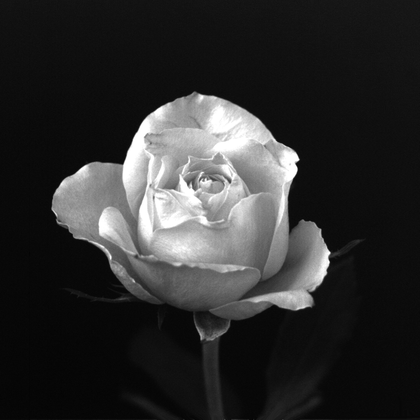
%> input picture Assignment 2/2.9/rose1024.tif, 420 x 420 px, shrunk from 1024 x 1024 before the run
$ octave Q2_9B.m   (GNU Octave 9; MATLAB toolbox functions it lacks are replaced by stand-ins)
%> lines starting %> are read from the running program, lines starting %| are printed output that depends on the picture
%> further down, f is the input picture: size 420x420 uint8; min 4, max 255, mean 46.8
### Assignment 2/2.9/imageHist4e.m
function h=imageHist4e(f,mode)
%> called with mode = 'n'
[r,c]=size(f);
%> r = 420; c = 420
n=zeros(256);
h=zeros(256); %initializing the histogram array

%unnormalized histogram
if mode =='u'
    for i=1:r
        for j=1:c
            k=f(i,j)+1; %Incrementing pixel value by 1 to get the range of pixel from 1 to 256 instead of 0 to 255
            h(k)=h(k)+1; %Incrementing the count of the pixels in f with intensity k
        end
    end
end

%normalized histogram
if mode=='n'
    for i=1:r
        for j=1:c
            k=f(i,j)+1; %Incrementing pixel value by 1 to get therange of pixel from 1 to 256 instead of 0 to 255
            n(k)=n(k)+1; %Incrementing the count of the pixels in f with intensity k
        end
    end
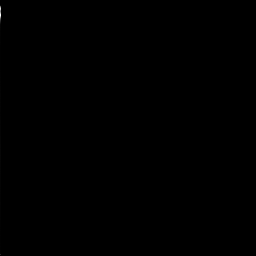
%> n: size 256x256 double; min 0, max 13237, mean 2.7; drawn with min black and max white

    for k=1:256
        h(k)=n(k)/(r*c); %normalizing
    end
end

### Assignment 2/2.9/Q2_9B.m
clc;
clear all;
f=imread("rose1024.tif");
OP=imageHist4e(f,'n');
bar(OP,50)
title('Histogram plot')
ylabel('Number of pixels at that intensity')
xlabel('Intensity Levels')
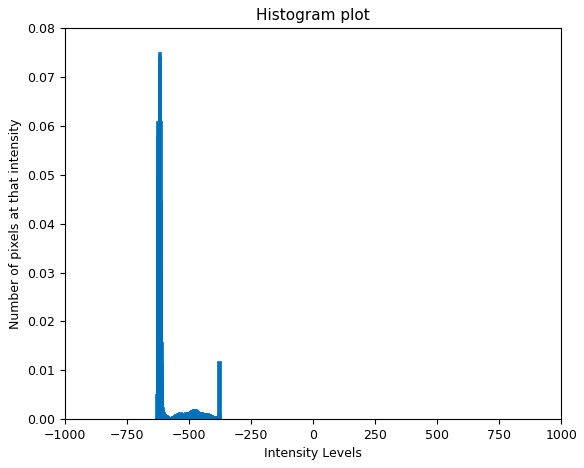
%> figure redrawn from the program's plot data; tallest bar 0.075 high, from x = -626.3 to -611.7
